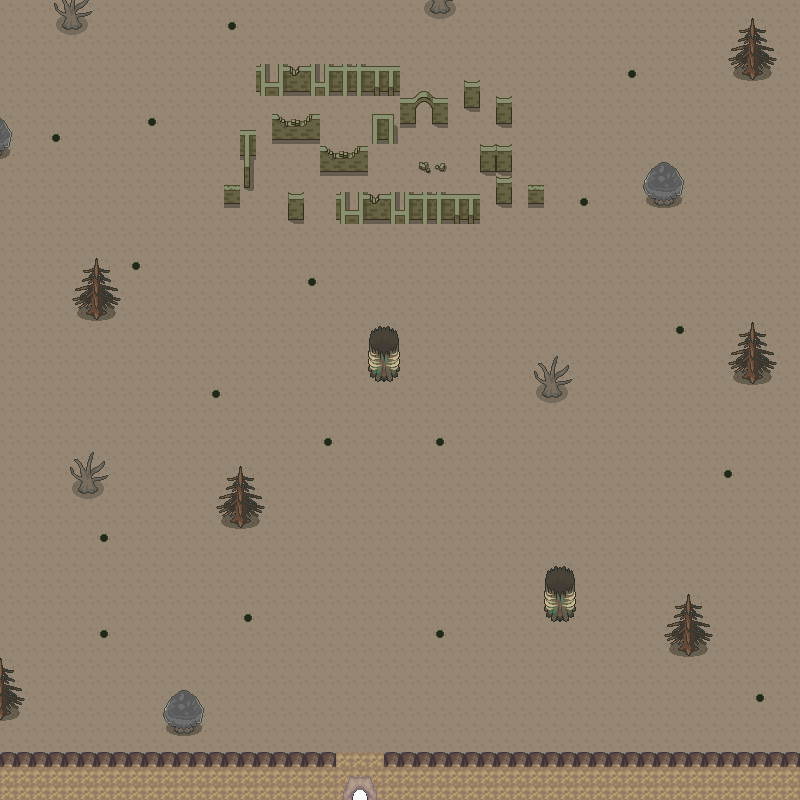

Below is a game level as drawn by its tile map, then a one-line description and the .tmx that defines it (tile-layer data replaced by summaries):
An orthogonal 50x50 tile map with 16x16 px tiles, 5 tile layers (tile, obstacles_1, obstacles_2, obstacles_3, ...).

<map version="1.0" orientation="orthogonal" width="50" height="50" tilewidth="16" tileheight="16">
 <tileset firstgid="1" name="tileset2" tilewidth="16" tileheight="16">
  <image source="tileset/tileset2.png" trans="ff00ff" width="2048" height="2048" />
  <tile id="1336">
   <properties>
    <property name="collision" value="" />
   </properties>
  </tile>
  <tile id="1337">
   <properties>
    <property name="collision" value="" />
   </properties>
  </tile>
  <tile id="1341">
   <properties>
    <property name="collision" value="" />
   </properties>
  </tile>
  <tile id="1342">
   <properties>
    <property name="collision" value="" />
   </properties>
  </tile>
  <tile id="1343">
   <properties>
    <property name="collision" value="" />
   </properties>
  </tile>
  <tile id="1345">
   <properties>
    <property name="collision" value="" />
   </properties>
  </tile>
  <tile id="1348">
   <properties>
    <property name="collision" value="" />
   </properties>
  </tile>
  <tile id="1349">
   <properties>
    <property name="collision" value="" />
   </properties>
  </tile>
  <tile id="1464">
   <properties>
    <property name="collision" value="" />
   </properties>
  </tile>
  <tile id="1465">
   <properties>
    <property name="collision" value="" />
   </properties>
  </tile>
  <tile id="1470">
   <properties>
    <property name="collision" value="" />
   </properties>
  </tile>
  <tile id="1473">
   <properties>
    <property name="collision" value="" />
   </properties>
  </tile>
  <tile id="1476">
   <properties>
    <property name="collision" value="" />
   </properties>
  </tile>
  <tile id="1477">
   <properties>
    <property name="collision" value="" />
   </properties>
  </tile>
  <tile id="1592">
   <properties>
    <property name="collision" value="" />
   </properties>
  </tile>
  <tile id="1593">
   <properties>
    <property name="collision" value="" />
   </properties>
  </tile>
  <tile id="1604">
   <properties>
    <property name="collision" value="" />
   </properties>
  </tile>
  <tile id="1605">
   <properties>
    <property name="collision" value="" />
   </properties>
  </tile>
  <tile id="4372">
   <properties>
    <property name="collision" value="" />
   </properties>
  </tile>
  <tile id="5378">
   <properties>
    <property name="cpoint" value="map7_1" />
   </properties>
  </tile>
  <tile id="5506">
   <properties>
    <property name="cpoint" value="map7_1" />
   </properties>
  </tile>
  <tile id="5863">
   <properties>
    <property name="collision" value="" />
   </properties>
  </tile>
  <tile id="5865">
   <properties>
    <property name="collision" value="" />
   </properties>
  </tile>
  <tile id="5867">
   <properties>
    <property name="collision" value="" />
   </properties>
  </tile>
  <tile id="5981">
   <properties>
    <property name="collision" value="" />
   </properties>
  </tile>
  <tile id="5988">
   <properties>
    <property name="collision" value="" />
   </properties>
  </tile>
  <tile id="5989">
   <properties>
    <property name="collision" value="" />
   </properties>
  </tile>
  <tile id="5990">
   <properties>
    <property name="collision" value="" />
   </properties>
  </tile>
  <tile id="5991">
   <properties>
    <property name="collision" value="" />
   </properties>
  </tile>
  <tile id="5993">
   <properties>
    <property name="collision" value="" />
   </properties>
  </tile>
  <tile id="5995">
   <properties>
    <property name="collision" value="" />
   </properties>
  </tile>
  <tile id="6109">
   <properties>
    <property name="collision" value="" />
   </properties>
  </tile>
  <tile id="6117">
   <properties>
    <property name="collision" value="" />
   </properties>
  </tile>
  <tile id="6118">
   <properties>
    <property name="collision" value="" />
   </properties>
  </tile>
  <tile id="6237">
   <properties>
    <property name="collision" value="" />
   </properties>
  </tile>
  <tile id="6242">
   <properties>
    <property name="collision" value="" />
   </properties>
  </tile>
  <tile id="6243">
   <properties>
    <property name="collision" value="" />
   </properties>
  </tile>
  <tile id="6244">
   <properties>
    <property name="collision" value="" />
   </properties>
  </tile>
  <tile id="6365">
   <properties>
    <property name="collision" value="" />
   </properties>
  </tile>
  <tile id="6366">
   <properties>
    <property name="collision" value="" />
   </properties>
  </tile>
  <tile id="6367">
   <properties>
    <property name="collision" value="" />
   </properties>
  </tile>
  <tile id="6370">
   <properties>
    <property name="collision" value="" />
   </properties>
  </tile>
  <tile id="6371">
   <properties>
    <property name="collision" value="" />
   </properties>
  </tile>
  <tile id="6372">
   <properties>
    <property name="collision" value="" />
   </properties>
  </tile>
  <tile id="6373">
   <properties>
    <property name="collision" value="" />
   </properties>
  </tile>
  <tile id="6374">
   <properties>
    <property name="collision" value="" />
   </properties>
  </tile>
  <tile id="6375">
   <properties>
    <property name="collision" value="" />
   </properties>
  </tile>
  <tile id="6376">
   <properties>
    <property name="collision" value="" />
   </properties>
  </tile>
  <tile id="6377">
   <properties>
    <property name="collision" value="" />
   </properties>
  </tile>
  <tile id="6378">
   <properties>
    <property name="collision" value="" />
   </properties>
  </tile>
  <tile id="6498">
   <properties>
    <property name="collision" value="" />
   </properties>
  </tile>
  <tile id="6499">
   <properties>
    <property name="collision" value="" />
   </properties>
  </tile>
  <tile id="6500">
   <properties>
    <property name="collision" value="" />
   </properties>
  </tile>
  <tile id="6501">
   <properties>
    <property name="collision" value="" />
   </properties>
  </tile>
  <tile id="6502">
   <properties>
    <property name="collision" value="" />
   </properties>
  </tile>
  <tile id="6503">
   <properties>
    <property name="collision" value="" />
   </properties>
  </tile>
  <tile id="6504">
   <properties>
    <property name="collision" value="" />
   </properties>
  </tile>
  <tile id="6505">
   <properties>
    <property name="collision" value="" />
   </properties>
  </tile>
  <tile id="6506">
   <properties>
    <property name="collision" value="" />
   </properties>
  </tile>
 </tileset>
 <layer name="tile" width="50" height="50">
  <data>[2500 cells, 2500 non-empty, 1 distinct tile ids]</data>
 </layer>
 <layer name="obstacles_1" width="50" height="50">
  <data>[2500 cells, 83 non-empty, 47 distinct tile ids]</data>
 </layer>
 <layer name="obstacles_2" width="50" height="50">
  <data>[2500 cells, 336 non-empty, 51 distinct tile ids]</data>
 </layer>
 <layer name="obstacles_3" width="50" height="50">
  <data>[2500 cells, 11 non-empty, 7 distinct tile ids]</data>
 </layer>
 <layer name="spawn" width="50" height="50">
  <data>[2500 cells, 17 non-empty, 1 distinct tile ids]</data>
 </layer>
</map>
